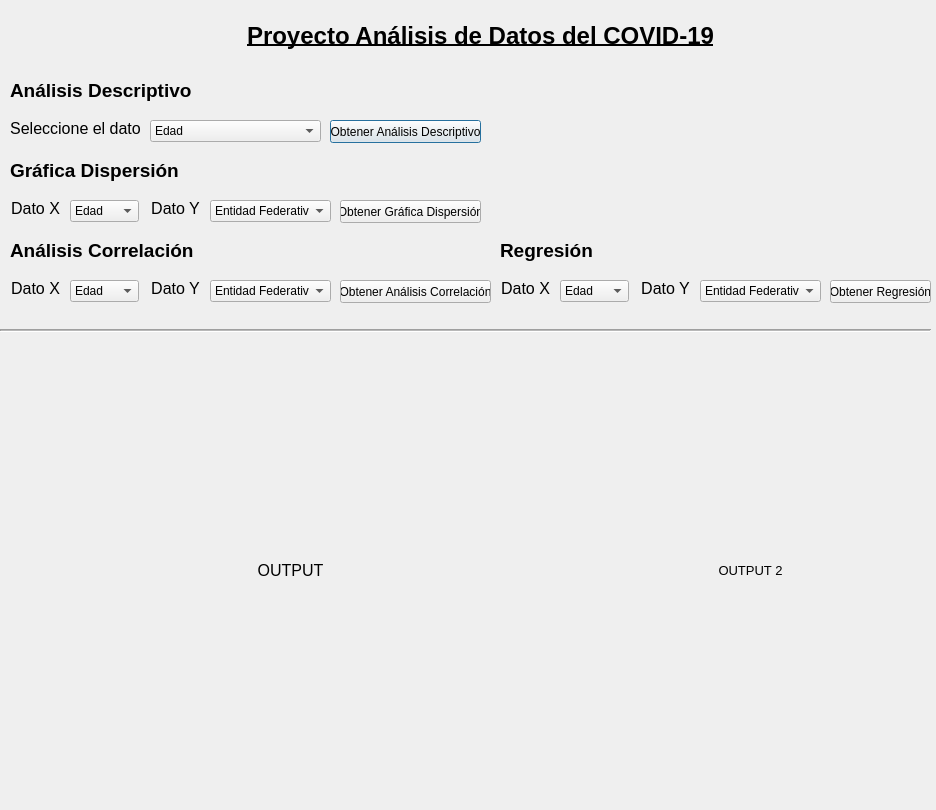
<?xml version="1.0" encoding="UTF-8"?>
<ui version="4.0">
 <class>Dialog</class>
 <widget class="QDialog" name="Dialog">
  <property name="geometry">
   <rect>
    <x>0</x>
    <y>0</y>
    <width>936</width>
    <height>810</height>
   </rect>
  </property>
  <property name="windowTitle">
   <string>Dialog</string>
  </property>
  <widget class="QLabel" name="tituloProyecto">
   <property name="geometry">
    <rect>
     <x>230</x>
     <y>10</y>
     <width>501</width>
     <height>51</height>
    </rect>
   </property>
   <property name="font">
    <font>
     <pointsize>18</pointsize>
     <weight>75</weight>
     <bold>true</bold>
     <underline>true</underline>
    </font>
   </property>
   <property name="text">
    <string>Proyecto Análisis de Datos del COVID-19</string>
   </property>
   <property name="alignment">
    <set>Qt::AlignCenter</set>
   </property>
  </widget>
  <widget class="QLabel" name="tituloAnalisisDescriptivo">
   <property name="geometry">
    <rect>
     <x>10</x>
     <y>80</y>
     <width>191</width>
     <height>21</height>
    </rect>
   </property>
   <property name="font">
    <font>
     <pointsize>14</pointsize>
     <weight>75</weight>
     <bold>true</bold>
    </font>
   </property>
   <property name="text">
    <string>Análisis Descriptivo</string>
   </property>
  </widget>
  <widget class="QComboBox" name="comboBoxAnalisisDescriptivo">
   <property name="geometry">
    <rect>
     <x>150</x>
     <y>120</y>
     <width>171</width>
     <height>22</height>
    </rect>
   </property>
   <property name="cursor">
    <cursorShape>PointingHandCursor</cursorShape>
   </property>
   <property name="editable">
    <bool>false</bool>
   </property>
   <property name="minimumContentsLength">
    <number>1</number>
   </property>
   <item>
    <property name="text">
     <string>Edad</string>
    </property>
   </item>
   <item>
    <property name="text">
     <string>Sector</string>
    </property>
   </item>
   <item>
    <property name="text">
     <string>Entidad Ubicación Unidad Médica</string>
    </property>
   </item>
   <item>
    <property name="text">
     <string>Entidad Nacimiento Paciente</string>
    </property>
   </item>
   <item>
    <property name="text">
     <string>Entidad Residencia Paciente</string>
    </property>
   </item>
   <item>
    <property name="text">
     <string>Municipio Residencia Paciente</string>
    </property>
   </item>
  </widget>
  <widget class="QPushButton" name="botonAnalisisDescriptivo">
   <property name="geometry">
    <rect>
     <x>330</x>
     <y>120</y>
     <width>151</width>
     <height>23</height>
    </rect>
   </property>
   <property name="cursor">
    <cursorShape>PointingHandCursor</cursorShape>
   </property>
   <property name="text">
    <string>Obtener Análisis Descriptivo</string>
   </property>
   <property name="default">
    <bool>false</bool>
   </property>
  </widget>
  <widget class="QLabel" name="labelSeleccioneDato">
   <property name="geometry">
    <rect>
     <x>10</x>
     <y>120</y>
     <width>131</width>
     <height>16</height>
    </rect>
   </property>
   <property name="font">
    <font>
     <pointsize>12</pointsize>
    </font>
   </property>
   <property name="text">
    <string>Seleccione el dato</string>
   </property>
   <property name="alignment">
    <set>Qt::AlignCenter</set>
   </property>
  </widget>
  <widget class="Line" name="lineaSeparacion">
   <property name="geometry">
    <rect>
     <x>0</x>
     <y>320</y>
     <width>931</width>
     <height>21</height>
    </rect>
   </property>
   <property name="font">
    <font>
     <pointsize>10</pointsize>
     <weight>50</weight>
     <bold>false</bold>
    </font>
   </property>
   <property name="autoFillBackground">
    <bool>false</bool>
   </property>
   <property name="lineWidth">
    <number>1</number>
   </property>
   <property name="midLineWidth">
    <number>1</number>
   </property>
   <property name="orientation">
    <enum>Qt::Horizontal</enum>
   </property>
  </widget>
  <widget class="QLabel" name="tituloGraficaDispersion">
   <property name="geometry">
    <rect>
     <x>10</x>
     <y>160</y>
     <width>191</width>
     <height>21</height>
    </rect>
   </property>
   <property name="font">
    <font>
     <pointsize>14</pointsize>
     <weight>75</weight>
     <bold>true</bold>
    </font>
   </property>
   <property name="text">
    <string>Gráfica Dispersión</string>
   </property>
  </widget>
  <widget class="QLabel" name="labelDatoXDispersion">
   <property name="geometry">
    <rect>
     <x>10</x>
     <y>200</y>
     <width>51</width>
     <height>16</height>
    </rect>
   </property>
   <property name="font">
    <font>
     <pointsize>12</pointsize>
    </font>
   </property>
   <property name="text">
    <string>Dato X</string>
   </property>
   <property name="alignment">
    <set>Qt::AlignCenter</set>
   </property>
  </widget>
  <widget class="QLabel" name="tituloAnalisisCorrelacion">
   <property name="geometry">
    <rect>
     <x>10</x>
     <y>240</y>
     <width>191</width>
     <height>21</height>
    </rect>
   </property>
   <property name="font">
    <font>
     <pointsize>14</pointsize>
     <weight>75</weight>
     <bold>true</bold>
    </font>
   </property>
   <property name="text">
    <string>Análisis Correlación</string>
   </property>
  </widget>
  <widget class="QComboBox" name="datoXDispersion">
   <property name="geometry">
    <rect>
     <x>70</x>
     <y>200</y>
     <width>69</width>
     <height>22</height>
    </rect>
   </property>
   <property name="cursor">
    <cursorShape>PointingHandCursor</cursorShape>
   </property>
   <item>
    <property name="text">
     <string>Edad</string>
    </property>
   </item>
  </widget>
  <widget class="QLabel" name="labelDatoYDispersion">
   <property name="geometry">
    <rect>
     <x>150</x>
     <y>200</y>
     <width>51</width>
     <height>16</height>
    </rect>
   </property>
   <property name="font">
    <font>
     <pointsize>12</pointsize>
    </font>
   </property>
   <property name="text">
    <string>Dato Y</string>
   </property>
   <property name="alignment">
    <set>Qt::AlignCenter</set>
   </property>
  </widget>
  <widget class="QComboBox" name="datoYDispersion">
   <property name="geometry">
    <rect>
     <x>210</x>
     <y>200</y>
     <width>121</width>
     <height>22</height>
    </rect>
   </property>
   <property name="cursor">
    <cursorShape>PointingHandCursor</cursorShape>
   </property>
   <item>
    <property name="text">
     <string>Entidad Federativa</string>
    </property>
   </item>
  </widget>
  <widget class="QPushButton" name="botonGraficaDispersion">
   <property name="geometry">
    <rect>
     <x>340</x>
     <y>200</y>
     <width>141</width>
     <height>23</height>
    </rect>
   </property>
   <property name="cursor">
    <cursorShape>PointingHandCursor</cursorShape>
   </property>
   <property name="text">
    <string>Obtener Gráfica Dispersión</string>
   </property>
   <property name="default">
    <bool>false</bool>
   </property>
   <property name="flat">
    <bool>false</bool>
   </property>
  </widget>
  <widget class="QLabel" name="labelDatoYCorrelacion">
   <property name="geometry">
    <rect>
     <x>150</x>
     <y>280</y>
     <width>51</width>
     <height>16</height>
    </rect>
   </property>
   <property name="font">
    <font>
     <pointsize>12</pointsize>
    </font>
   </property>
   <property name="text">
    <string>Dato Y</string>
   </property>
   <property name="alignment">
    <set>Qt::AlignCenter</set>
   </property>
  </widget>
  <widget class="QComboBox" name="datoYCorrelacion">
   <property name="geometry">
    <rect>
     <x>210</x>
     <y>280</y>
     <width>121</width>
     <height>22</height>
    </rect>
   </property>
   <property name="cursor">
    <cursorShape>PointingHandCursor</cursorShape>
   </property>
   <item>
    <property name="text">
     <string>Entidad Federativa</string>
    </property>
   </item>
  </widget>
  <widget class="QComboBox" name="datoXCorrelacion">
   <property name="geometry">
    <rect>
     <x>70</x>
     <y>280</y>
     <width>69</width>
     <height>22</height>
    </rect>
   </property>
   <property name="cursor">
    <cursorShape>PointingHandCursor</cursorShape>
   </property>
   <item>
    <property name="text">
     <string>Edad</string>
    </property>
   </item>
  </widget>
  <widget class="QLabel" name="labelDatoXCorrelacion">
   <property name="geometry">
    <rect>
     <x>10</x>
     <y>280</y>
     <width>51</width>
     <height>16</height>
    </rect>
   </property>
   <property name="font">
    <font>
     <pointsize>12</pointsize>
    </font>
   </property>
   <property name="text">
    <string>Dato X</string>
   </property>
   <property name="alignment">
    <set>Qt::AlignCenter</set>
   </property>
  </widget>
  <widget class="QPushButton" name="botonAnalisisCorrelacion">
   <property name="geometry">
    <rect>
     <x>340</x>
     <y>280</y>
     <width>151</width>
     <height>23</height>
    </rect>
   </property>
   <property name="cursor">
    <cursorShape>PointingHandCursor</cursorShape>
   </property>
   <property name="text">
    <string>Obtener Análisis Correlación</string>
   </property>
   <property name="autoDefault">
    <bool>true</bool>
   </property>
   <property name="default">
    <bool>false</bool>
   </property>
  </widget>
  <widget class="QLabel" name="output">
   <property name="geometry">
    <rect>
     <x>20</x>
     <y>340</y>
     <width>541</width>
     <height>461</height>
    </rect>
   </property>
   <property name="font">
    <font>
     <pointsize>12</pointsize>
    </font>
   </property>
   <property name="text">
    <string>OUTPUT</string>
   </property>
   <property name="alignment">
    <set>Qt::AlignCenter</set>
   </property>
  </widget>
  <widget class="QLabel" name="output2">
   <property name="geometry">
    <rect>
     <x>570</x>
     <y>340</y>
     <width>361</width>
     <height>461</height>
    </rect>
   </property>
   <property name="font">
    <font>
     <pointsize>10</pointsize>
    </font>
   </property>
   <property name="text">
    <string>OUTPUT 2</string>
   </property>
   <property name="alignment">
    <set>Qt::AlignCenter</set>
   </property>
  </widget>
  <widget class="QLabel" name="labelDatoXRegresion">
   <property name="geometry">
    <rect>
     <x>500</x>
     <y>280</y>
     <width>51</width>
     <height>16</height>
    </rect>
   </property>
   <property name="font">
    <font>
     <pointsize>12</pointsize>
    </font>
   </property>
   <property name="text">
    <string>Dato X</string>
   </property>
   <property name="alignment">
    <set>Qt::AlignCenter</set>
   </property>
  </widget>
  <widget class="QComboBox" name="datoYRegresion">
   <property name="geometry">
    <rect>
     <x>700</x>
     <y>280</y>
     <width>121</width>
     <height>22</height>
    </rect>
   </property>
   <property name="cursor">
    <cursorShape>PointingHandCursor</cursorShape>
   </property>
   <item>
    <property name="text">
     <string>Entidad Federativa</string>
    </property>
   </item>
  </widget>
  <widget class="QLabel" name="tituloRegresion">
   <property name="geometry">
    <rect>
     <x>500</x>
     <y>240</y>
     <width>191</width>
     <height>21</height>
    </rect>
   </property>
   <property name="font">
    <font>
     <pointsize>14</pointsize>
     <weight>75</weight>
     <bold>true</bold>
    </font>
   </property>
   <property name="text">
    <string>Regresión</string>
   </property>
  </widget>
  <widget class="QComboBox" name="datoXRegresion">
   <property name="geometry">
    <rect>
     <x>560</x>
     <y>280</y>
     <width>69</width>
     <height>22</height>
    </rect>
   </property>
   <property name="cursor">
    <cursorShape>PointingHandCursor</cursorShape>
   </property>
   <item>
    <property name="text">
     <string>Edad</string>
    </property>
   </item>
  </widget>
  <widget class="QLabel" name="labelDatoYRegresion">
   <property name="geometry">
    <rect>
     <x>640</x>
     <y>280</y>
     <width>51</width>
     <height>16</height>
    </rect>
   </property>
   <property name="font">
    <font>
     <pointsize>12</pointsize>
    </font>
   </property>
   <property name="text">
    <string>Dato Y</string>
   </property>
   <property name="alignment">
    <set>Qt::AlignCenter</set>
   </property>
  </widget>
  <widget class="QPushButton" name="botonRegresion">
   <property name="geometry">
    <rect>
     <x>830</x>
     <y>280</y>
     <width>101</width>
     <height>23</height>
    </rect>
   </property>
   <property name="cursor">
    <cursorShape>PointingHandCursor</cursorShape>
   </property>
   <property name="text">
    <string>Obtener Regresión</string>
   </property>
   <property name="default">
    <bool>false</bool>
   </property>
   <property name="flat">
    <bool>false</bool>
   </property>
  </widget>
 </widget>
 <resources/>
 <connections/>
</ui>
